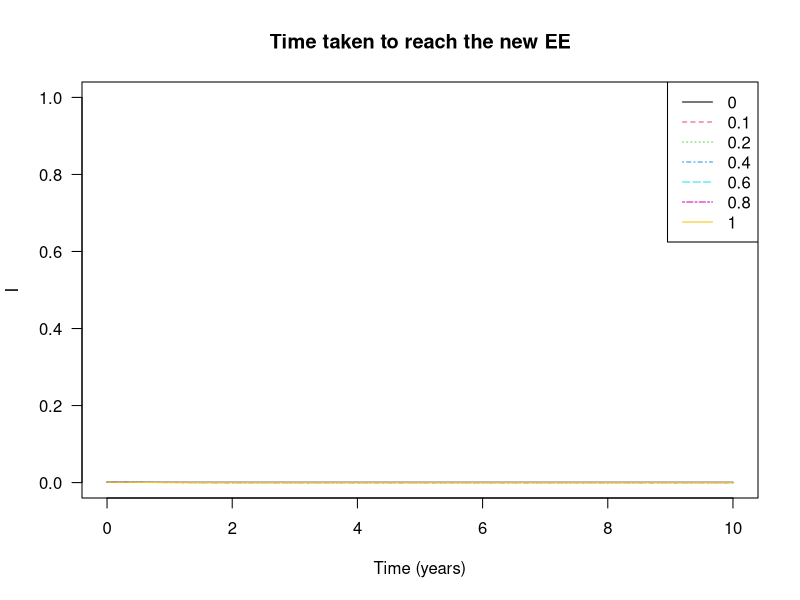
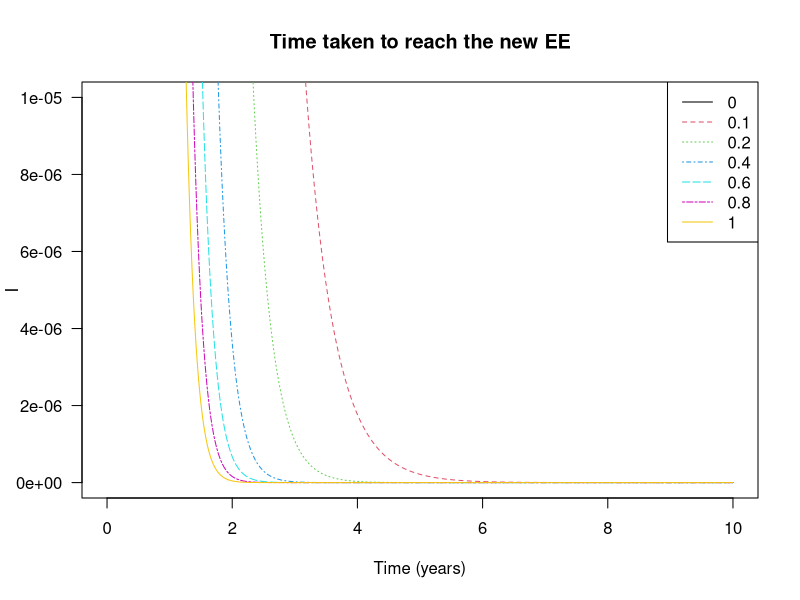

The R source for these figures, in order: (Note: this script raises an error after producing the figures.)
library(deSolve)
## Vector Field for SIR model
SIR.vector.field <- function(t, vars, parms) {
    with(as.list(c(parms, vars)), {
      dS <- mu*(1-p) -gamma*R_0*S*(V+I) -mu*S# dS/dt
      dV <- gamma*R_0*S*V + mu*p-gamma*V-mu*V # variolated cases
      dI <- gamma*R_0*S*I-gamma*I-mu*I #normally infected cases
      dM <- 0.01*gamma*V+0.3*gamma*I # disease induced mortality
      dR <- 0.99*gamma*V+0.7*gamma*I-mu*R #dR/dt
   
    vec.fld <- c(dS=dS, dV=dV, dI=dI, dM=dM, dR=dR)
    return(list(vec.fld)) # ode() requires a list
  })
}

draw.soln <- function(ic=c(S=1,V=0,I=0,M=0,R=0), tmax=1,
                      times=seq(0,tmax,by=tmax/500),
                      func, parms, ... ) {
  soln <- ode(ic, times, func, parms)
  lines(times, soln[,"I"], lwd=1,...)
  
  return(invisible(as.data.frame(soln)))
}

## Plot solutions of the SIR model
plot_pvals <- function( tmax=10, # end time for numerical integration of the ODE
                       V0=0, I0=0.000936466, S0=1/4.5, R0=0, M0=0, # initial conditions
                       vary_p=c(0,0.1,0.2,0.4,0.6,0.8,1),  # p values to use
                       ylim=c(0,1), 
                       ... ) {
    ## draw box for plot:
    plot(0,0,xlim=c(0,tmax),ylim=ylim,
         type="n",main="Time taken to reach the new EE",xlab="Time (years)",ylab="I",las=1)
    for (i in 1:length(vary_p)) {
        draw.soln(ic=c(S=S0,V=V0,I=I0,M=M0,R=R0), tmax=tmax,
            func=SIR.vector.field,
            parms=c(R_0=4.5,gamma=1/(22/365),p=vary_p[i],mu=1/50),
            col=i,
            lty=i # use a different line style for each solution
            )
    }
    legend("topright",legend=vary_p,col=1:length(vary_p),lty=1:length(vary_p))
}

if (!interactive()) pdf("myplot.pdf")
plot_pvals()
plot_pvals(ylim=c(0,0.00001))
if (!interactive()) dev.off()
abline(h=0.000001)
